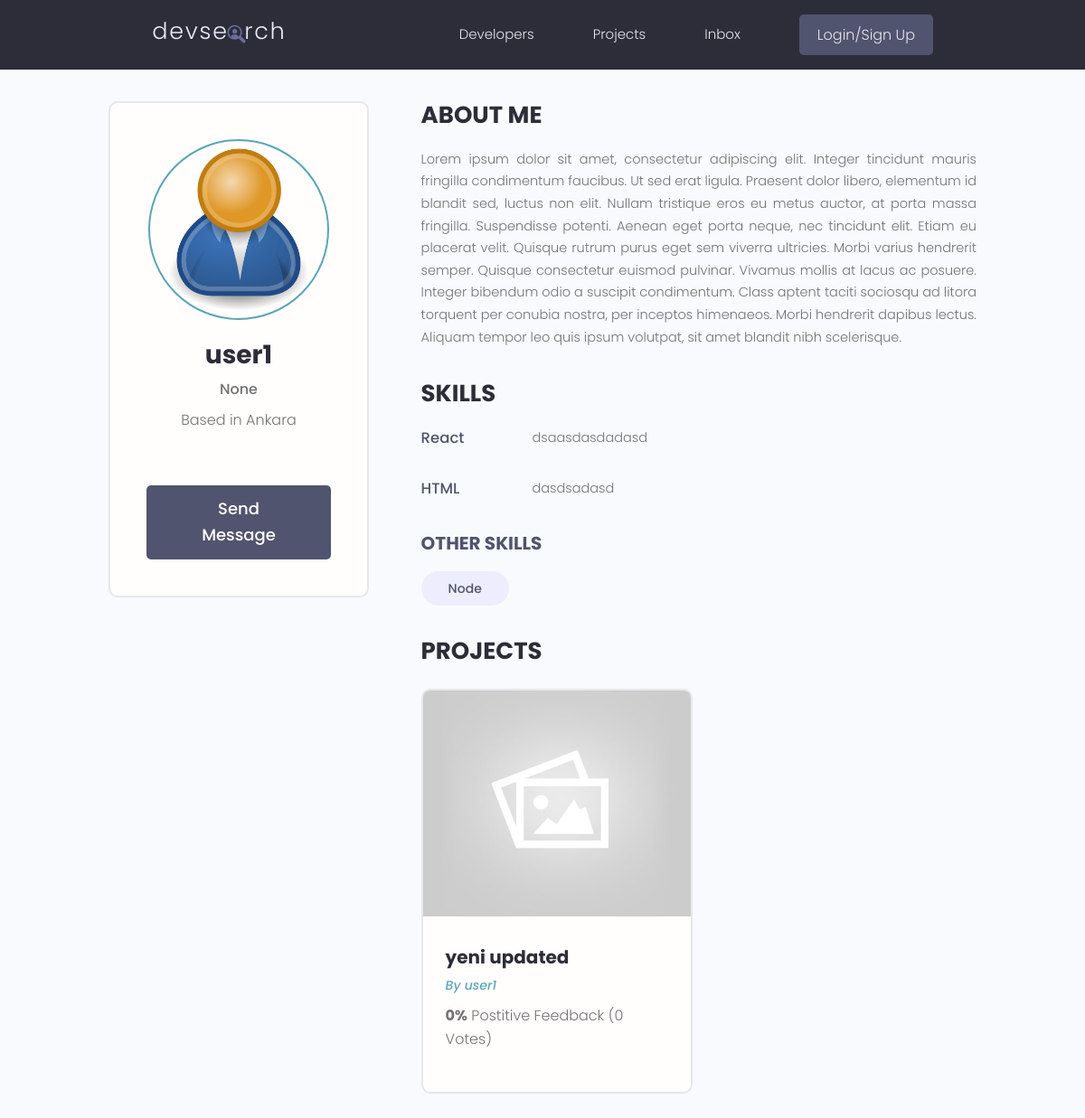
Page /profile/f1d6e5e4-e4db-4451-9204-7fead1e1216d/ on the committed database.
### users/models.py (models this page shows, shortened)
class Profile(models.Model):
    user = models.OneToOneField(User, on_delete=models.CASCADE, null=True, blank=True)
    name = models.CharField(max_length=200, null=True, blank=True)
    email = models.EmailField(max_length=500, null=True, blank=True)
    username = models.CharField(max_length=200, null=True, blank=True)
    location = models.CharField(max_length=200, null=True, blank=True)
    short_intro = models.CharField(max_length=200, null=True, blank=True)
    bio = models.TextField(null=True, blank=True)
    profile_image = models.ImageField(null=True, blank=True, upload_to="profiles/", default="profiles/user-default.png")
    social_github = models.CharField(max_length=200, null=True, blank=True)
    social_twitter = models.CharField(max_length=200, null=True, blank=True)
    social_linkedin = models.CharField(max_length=200, null=True, blank=True)
    social_youtube= models.CharField(max_length=200, null=True, blank=True)
    social_website = models.CharField(max_length=200, null=True, blank=True)
    created = models.DateTimeField(auto_now_add=True)
    id = models.UUIDField(default=uuid.uuid4, unique=True, primary_key=True, editable=False)

class Skill(models.Model):
    owner = models.ForeignKey(Profile, on_delete=models.CASCADE, null=True, blank=True)
    name = models.CharField(max_length=200, null=True, blank=True)
    description = models.TextField(null=True, blank=True)
    created = models.DateTimeField(auto_now_add=True)
    id = models.UUIDField(default=uuid.uuid4, unique=True, primary_key=True, editable=False)

### projects/models.py (models this page shows, shortened)
class Project(models.Model):
    owner = models.ForeignKey(Profile, null=True, blank=True, on_delete=models.SET_NULL)
    title = models.CharField(max_length=200)
    description = models.TextField(null=True, blank=True)
    featured_image = models.ImageField(null=True, blank=True, default="default.jpg")
    demo_link = models.CharField(max_length=2000, null=True, blank=True)
    source_link = models.CharField(max_length=2000, null=True, blank=True)
    tags = models.ManyToManyField('Tag', blank=True)
    vote_total = models.IntegerField(default=0, null=True, blank=True)
    vote_ratio = models.IntegerField(default=0, null=True, blank=True)
    created = models.DateTimeField(auto_now_add=True)
    id = models.UUIDField(default=uuid.uuid4, unique=True, primary_key=True, editable=False)

### users/views.py (the view)
# urls.py: path('profile/<str:pk>/', views.userProfile, name="user-profile"),
def userProfile(request, pk):
    profile = Profile.objects.get(id = pk)
    topSkills = profile.skill_set.exclude(description__exact="")
    otherSkills = profile.skill_set.filter(description="")
    context = {'profile': profile, 'topSkills': topSkills, 'otherSkills': otherSkills}
    return render(request, 'users/user-profile.html', context)

### users/templates/users/user-profile.html (shortened to what this page needs)
{% extends 'main.html' %}
{% block content %}
  <main class="profile my-md">
    <div class="container">
      <div class="layout">
        <div class="column column--1of3">
          <div class="card text-center">
            <div class="card__body dev">
              <img class="avatar avatar--xl" src="{{ profile.profile_image.url }}" />
              <h2 class="dev__name">{{ profile.name}}</h2>
              <p class="dev__title">{{ profile.short_intro}}</p>
              <p class="dev__location">Based in {{ profile.location}}</p>
              <a href="#" class="btn btn--sub btn--lg">Send Message </a>
            </div>
          </div>
        </div>
        <div class="column column--2of3">
          <div class="devInfo">
            <h3 class="devInfo__title">About Me</h3>
            <p class="devInfo__about">
                {{ profile.bio}}
            </p>
          </div>
          <div class="devInfo">
            <h3 class="devInfo__title">Skills</h3>
            <div class="devInfo__skills">
            {% for skill in topSkills  %}
            <div class="devSkill">
                <h4 class="devSkill__title">{{skill.name}}</h4>
                <p class="devSkill__info">
                {{skill.description}}
                </p>
              </div>
            {% endfor %}
              <h3 class="devInfo__subtitle">Other Skills</h3>
              <div class="devInfo__otherSkills">
                {% for skill in otherSkills  %}
                <span class="tag tag--pill tag--sub tag--lg">
                    <small>{{skill.name}}</small>
                  </span>
                {% endfor %}
              </div>
            </div>
          </div>
          <div class="devInfo">
            <h3 class="devInfo__title">Projects</h3>
            <div class="grid grid--two">
            {% for project in profile.project_set.all %}
            <div class="column">
                <div class="card project">
                  <a href="{% url 'project' project.id %}" class="project">
                    <img class="project__thumbnail" src="{{ project.featured_image.url }}" alt="project thumbnail" />
                    <div class="card__body">
                      <h3 class="project__title">{{ project.title }}</h3>
                      <p><a class="project__author" href="{% url 'user-profile' project.owner.id %}">By {{ project.owner.name }}</a></p>
                      <p class="project--rating">
                        <span style="font-weight: bold;">{{ project.vote_ratio }}%</span> Postitive
                        Feedback ({{project.vote_total}} Vote{{project.vote_total|pluralize:"s"}})
                      </p>
                    </div>
                  </a>
                </div>
              </div>
            {% endfor %}
            </div>
          </div>
        </div>
      </div>
    </div>
  </main>
{% endblock %}

### static/styles/app.css (style rules this page uses)
:root { --color-sub: #2d2d39; }
.btn--sub { background-color: var(--color-sub-light); }
.card { border: 2px solid var(--color-light); }
img { width: 100%; }
.profile .card > .dev { padding: 4rem; }
.dev__name { color: var(--color-sub); font-size: 2.8rem; font-weight: 700; margin-top: 1rem; margin-bottom: 0.5rem; }
.dev__title { font-size: 1.6rem; font-weight: 500; line-height: 1.3; }
.dev__location { margin-top: 1rem; }
.devInfo { margin-bottom: 3rem; }
.devInfo__title, .devInfo__subtitle { font-size: 2.6rem; color: var(--color-sub); text-transform: uppercase; font-weight: 700; margin-bottom: 1.5rem; }
.devInfo__subtitle { font-size: 2rem; color: var(--color-sub-light); }
.devInfo__about, .devSkill__info { font-size: 1.45rem; line-height: 1.7; text-align: justify; }
.devSkill { margin-bottom: 3rem; }
.devSkill__title { font-size: 1.65rem; font-weight: 500; color: var(--color-sub-light); }
@media screen and (min-width: 700px) { .devSkill { display: flex; justify-content: space-between; gap: 3rem; } }
@media screen and (min-width: 700px) { .devSkill__info { flex-basis: 80%; } }
.project__author { font-size: 1.4rem; font-style: italic; }
.project--rating { margin-bottom: 1.6em; margin-top: .5em; }
.project__thumbnail { height: 25rem; object-fit: cover; object-position: top center; }
.project__title { font-size: 2rem; font-weight: 700; color: var(--color-sub); }

### static/uikit/styles/modules/_variables.css (style rules this page uses)
:root { --color-main: #5aa5b9; --color-main-light: #e6faff; --color-sub: #3f4156; --color-sub-light: #51546e; --color-sub-lighter: #ededfd; --color-text: #737373; --color-gray: #8b8b8b; --color-light: #e5e7eb; --color-light-gray: #767676; --color-bg: #f8fafd; --color-white: #fffefd; --color-white-light: #f3f3f3; --color-success: #359e64; --color-success-bg: #def8e8; --color-error: #fc4b0b; --color-error-bg: #fff2ee; --font-base: 'Poppins', arial, helvetica, 'Segoe UI', roboto, ubuntu, sans-serif; --font-monospace: 'Fira Code', 'Courier New', courier, monospace; --font-regular: 300; --font-medium: 500; --font-bold: 700; --generic-shadow: 1px 1px 5px #00000010; --generic-transition: all 0.3s ease-in-out; }

### static/uikit/styles/modules/_base.css (style rules this page uses)
* { margin: 0; padding: 0; box-sizing: border-box; text-rendering: optimizeLegibility; color: inherit; font-size: inherit; }
html { font-size: 50%; }
@media only screen and (min-width: 480px) { html { font-size: 56.25%; } }
@media only screen and (min-width: 1200px) { html { font-size: 62.5%; } }
body { line-height: 1.6; font-weight: 400; font-size: 1.5rem; color: var(--color-text); background-color: var(--color-bg); min-height: 100vh; }

### static/uikit/styles/modules/_typography.css (style rules this page uses)
* { font-family: var(--font-base); }
h2 { font-size: 3.6rem; font-weight: var(--font-bold); }
h3 { font-size: 3.2rem; font-weight: var(--font-medium); }
h4 { font-size: 2.8rem; font-weight: var(--font-medium); }
p, span, strong { font-size: 1.6rem; color: var(--color-text); font-weight: var(--font-regular); }
a { padding-bottom: 2px; text-decoration: none; display: inline-block; color: var(--color-main); font-weight: var(--font-medium); }

### static/uikit/styles/modules/_utilities.css (style rules this page uses)
.container { width: 92%; max-width: 165rem; margin: 0 auto; box-sizing: border-box; }
@media screen and (min-width: 1000px) { .container { width: 90%; } }
@media screen and (min-width: 1200px) { .container { width: 80%; } }
.text-center { text-align: center; }
.my-md { margin: 3rem auto; }

### static/uikit/styles/modules/_avatar.css (style rules this page uses)
.avatar { border-radius: 50%; border: 2px solid var(--color-main); object-fit: cover; }
.avatar--xl { height: 20rem; width: 20rem; }

### static/uikit/styles/modules/_button.css (style rules this page uses)
.btn { display: inline-block; position: relative; cursor: pointer; background-color: var(--color-light); font-weight: var(--font-medium); color: var(--color-sub); text-decoration: none; padding: 1rem 2rem; border-radius: 0.5rem; border: none; width: -webkit-fit-content; width: -moz-fit-content; width: fit-content; height: -webkit-fit-content; height: -moz-fit-content; height: fit-content; font-size: 1.6rem; outline-width: 0; outline-color: transparent; -webkit-backface-visibility: hidden; backface-visibility: hidden; transition: all 0.3s ease-in-out; }
.btn--sub { background-color: var(--color-sub); color: var(--color-white); }
.btn--lg { font-size: 1.8rem; padding: 1.2rem 4.5rem; }

### static/uikit/styles/modules/_card.css (style rules this page uses)
.card { border-radius: 1rem; background-color: var(--color-white); border: 1.5px solid var(--color-light); width: auto; height: auto; margin-top: 0.5rem; margin-bottom: 0.5rem; overflow: hidden; }
.card__body, .card__header { padding: 2rem 2.5rem; }

### rows in the picture
Profile: profile_image (placeholder picture), name "user1", short_intro "None", location "Ankara", bio "Lorem ipsum dolor sit amet, consectetur adipiscing elit. Integer tincidunt mauris fringilla condimentum faucibus. Ut sed erat ligula. Praesent dolor libero, elementum id blandit sed, luctus non elit. Nullam tristique eros eu metus auctor, at porta massa fringilla. Suspendisse potenti. Aenean eget porta neque, nec tincidunt elit. Etiam eu placerat velit. Quisque rutrum purus eget sem viverra ultricies. Morbi varius hendrerit semper. Quisque consectetur euismod pulvinar. Vivamus mollis at lacus ac posuere. Integer bibendum odio a suscipit condimentum. Class aptent taciti sociosqu ad litora torquent per conubia nostra, per inceptos himenaeos. Morbi hendrerit dapibus lectus. Aliquam tempor leo…"
Skill: name "React", description "dsaasdasdadasd"
Skill: name "HTML", description "dasdsadasd"
Skill: name "Node"
Project: featured_image (placeholder picture), title "yeni updated", owner.name "user1", vote_ratio "0", vote_total "0"
